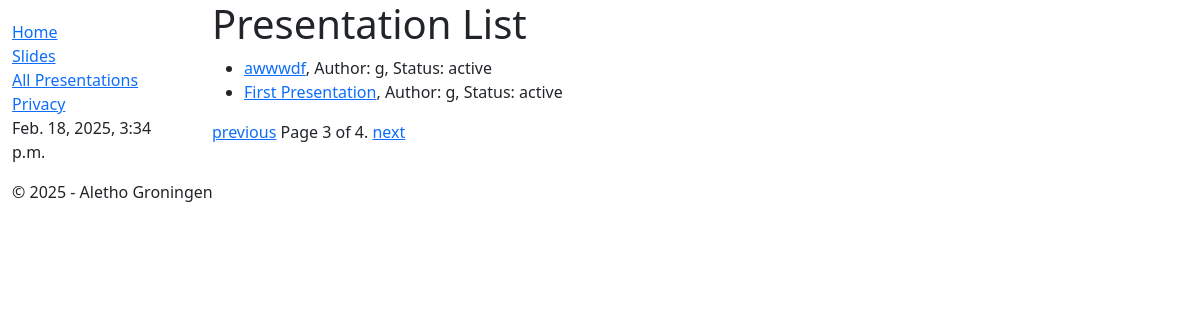
The app's page /tvgroningen/presentations/?page=3 with its own data.
### tvgroningen/models.py (models this page shows, shortened)
class Presentation(models.Model):
    title = models.CharField(max_length=200)
    author = models.ForeignKey(settings.AUTH_USER_MODEL, on_delete=models.SET_NULL, null=True)
    date = models.DateField(auto_now_add=True)
    summary = models.TextField(
        max_length=1000, help_text="Enter a summary of the presentation")
    duration = models.DurationField(default=timedelta(seconds=15),help_text="Enter the duration of the presentation")
    color = ColorField(default='#FFFFFF')  # default is white
    ACTIVE = 'active'
    INACTIVE = 'inactive'
    STATUS_CHOICES = [
        (ACTIVE, 'Active'),
        (INACTIVE, 'Inactive'),
    ]
    status = models.CharField(
        max_length=8,
        choices=STATUS_CHOICES,
        default=ACTIVE,
    )
    FONT_SIZE_CHOICES = [
        ('small', 'Small'),
        ('medium', 'Medium'),
        ('large', 'Large'),
        ('x-large', 'Extra Large')
    ]
    font_size = models.CharField(
        max_length=10,
        choices=FONT_SIZE_CHOICES,
        default='medium',
    )
    image = models.ImageField(upload_to='images/',  null=True, blank=True)
    IMAGE_POSITION_CHOICES = [
        ('left', 'Left of Text'),
        ('right', 'Right of Text'),
        ('above', 'Above Text'),
        ('below', 'Below Text'),
        ('default', 'Default Position')
    ]
    image_position = models.CharField(
        max_length=8,
        choices=IMAGE_POSITION_CHOICES,
        default='right',
    )
    def get_absolute_url(self):
        return reverse('presentation-detail', args=[str(self.id)])

### tvgroningen/views.py (the view)
# urls.py: path('presentations/', views.PresentationListView.as_view(), name='presentations'),
class PresentationListView(generic.ListView):
    model = Presentation
    context_object_name = 'presentation_list'   # name for the list as a template variable
    paginate_by = 2
    def get_queryset(self):
        return Presentation.objects.all().order_by('id')

### tvgroningen/context_processors/current_time.py (called while the page is built)
def current_time(request):
    return {
        'current_time': timezone.localtime(timezone.now())  # Localized current time
    }

### tvgroningen/templates/tvgroningen/presentation_list.html
{% extends "base_generic.html" %}
{% block content %}
  <h1>Presentation List</h1>
  {% if presentation_list %}
    <ul>
      {% for presentation in presentation_list %}
      <li>
        <a href="{{ presentation.get_absolute_url }}">{{ presentation.title }}</a>, Author: {{ presentation.author }}, Status: {{ presentation.status }}
      </li>
      {% endfor %}
    </ul>
  {% else %}
    <p>There are no presentations to view.</p>
  {% endif %}
{% endblock %}

### records on screen
Presentation: title "awwwdf", author "g", status "active"
Presentation: title "First Presentation", author "g", status "active"

### other values on screen
{{ current_time }} "Feb. 18, 2025, 3:34 p.m."
{{ page_obj.number }} "3"
{{ page_obj.paginator.num_pages }} "4"
{{ current_time|date:"Y" }} "2025"
